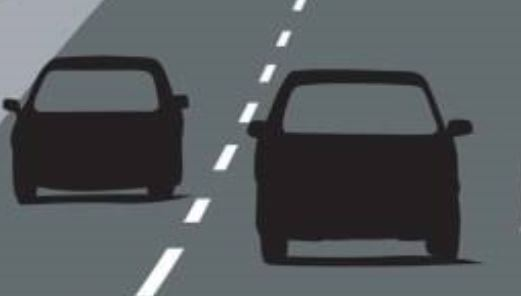
#> input picture 17.0 Convex Hull Using Graham Scan Algorithm/test pic/cars.jpg, 521 x 296 px
$ python 'Convex Hull & Contour.py'
#> lines starting #> are read from the running program, lines starting #| are printed output that depends on the picture; after the words box and inside, x2 and y2 are one past the last pixel; in counts of white or black regions, pixels touching at a corner belong together
# -*- coding: utf-8 -*-
"""
Created on Sat Oct 16 16:24:36 2021
@author: Eriny
"""

"""
Algorithms:

1. Gift wrapping, a.k.a. Jarvis march — O(nh)
2. Graham scan                        — O(nlogn)
3. Chan’s algorithm                   — O(nlogh)
4. Sklansky (1982)                    — O(nlogn) ( OpenCV uses this algorithm)
"""

import cv2

PATH = './test pic/'

img = cv2.imread(PATH+'cars.jpg')
#> img is the input picture: shape (296, 521, 3); mean B, G, R 92.2, 89.4, 84.7
img = cv2.resize(img, (650,500))
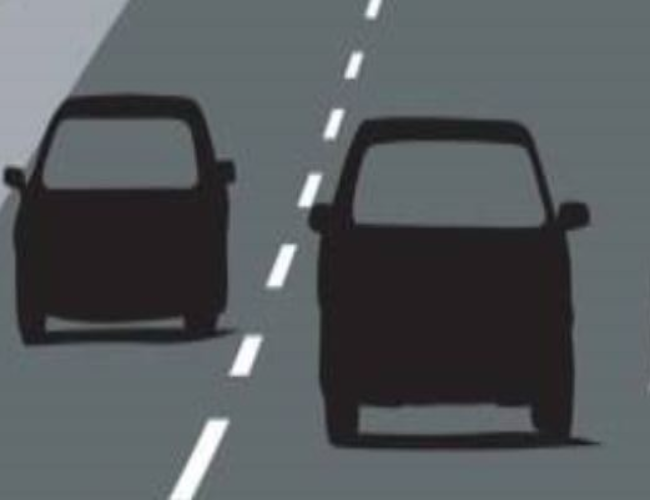
#> img: shape (500, 650, 3); mean B, G, R 92.1, 89.3, 84.6
gray = cv2.cvtColor(img, cv2.COLOR_BGR2GRAY)

_, thr = cv2.threshold(gray, 50, 255, 0)
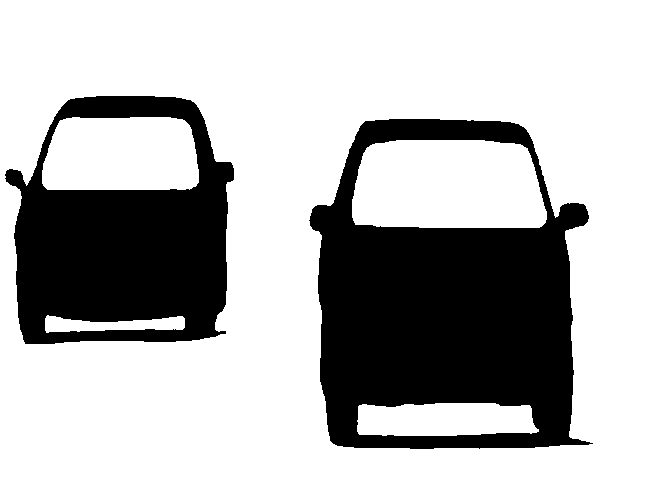
#> thr: shape (500, 650); 71.8% white; 2 black regions
contours, hierarchy = cv2.findContours(thr, cv2.RETR_TREE, cv2.CHAIN_APPROX_SIMPLE)
#> contours = 7 contours; box (x1, y1, x2, y2) and area: (0, 0, 650, 500) 323851, (308, 118, 594, 450) 77820, (4, 95, 235, 345) 47786, (352, 140, 547, 228) 15338, (42, 117, 199, 190) 10364, (357, 403, 539, 436) 5146, (45, 315, 185, 333) 1392

## Find and draw 'Convex Hull' for each contour
for i in range(len(contours)):
    conv_hull = cv2.convexHull(contours[i])
    cv2.drawContours(img, [conv_hull], -1, (0,0,0), 2)
#> this loop made 7 passes
#> conv_hull on pass 1: [[649, 0], [649, 499], [0, 499], [0, 0]]
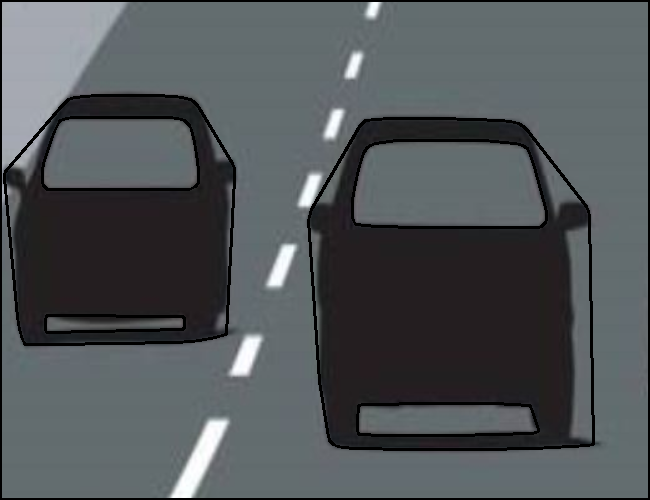
#> img: shape (500, 650, 3); 4.73% of pixels changed, all inside (x1, y1, x2, y2) = (0, 0, 650, 500)

cv2.imshow("ConvexHull", img)
cv2.waitKey(0)
cv2.destroyAllWindows()
